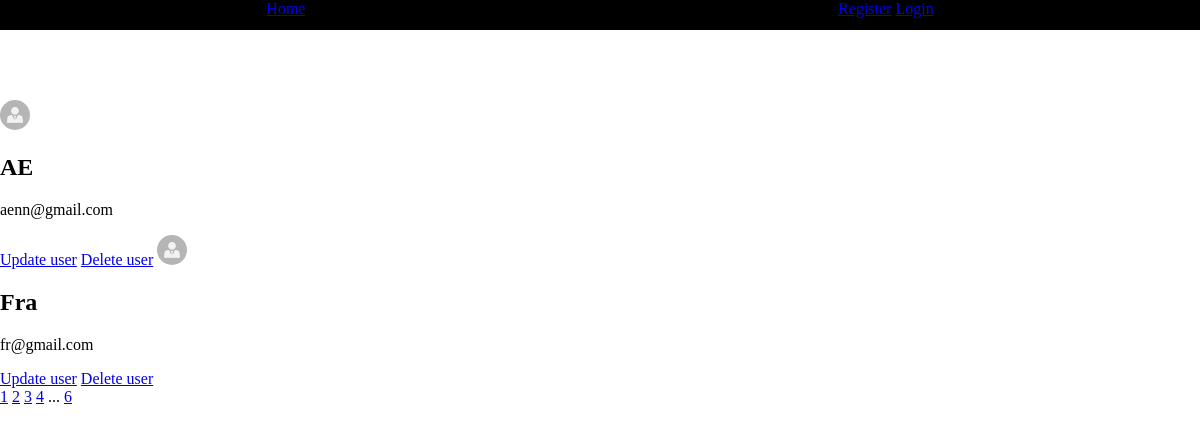
/?page=3, run on the app's committed database.
### app.py (models this page shows, shortened)
class User(db.Model, UserMixin):
    id = db.Column(db.Integer, primary_key=True)
    username = db.Column(db.String(50), nullable=False, unique=True)
    email = db.Column(db.String(120), nullable=False, unique=True)
    password = db.Column(db.String(100), nullable=False)
    image_file = db.Column(db.String(100), nullable=False, default='default.jpg')

### app.py (the view)
@app.route("/")
def home():
    page = request.args.get('page', 1, type=int)
    users = User.query.paginate(page=page, per_page=2)
    return render_template('home.html', users=users)

### templates/home.html
{% extends 'layout.html' %}
{% block content %}
    <div class="the-home">
        {% for user in users.items %}
            <img src="{{ url_for('static', filename='profile_pics/'+ user.image_file) }}" class="pro_image">
            <h2>{{ user.username }}</h2>
            <p>{{ user.email }}</p>
            <a href="{{ url_for('update_user', user_id=user.id) }}">Update user</a>
            <a href="{{ url_for('delete_user', user_id=user.id) }}">Delete user</a>
        {% endfor %}
    </div>
    <div>
        {% for page_num in users.iter_pages(left_edge=1, right_edge=1, left_current=1, right_current=1) %}
            {% if page_num %}
                <a href="{{ url_for('home', page=page_num) }}">{{ page_num }}</a>
            {% else %}
                ...
            {% endif %}
        {% endfor %}
    </div>
{% endblock %}

### static/main.css (style rules this page uses)
body { margin: 0; }
.the-home { margin-top: 100px; }
.pro_image { height: 30px; width: 30px; border-radius: 15px; }

### data on the page
User: image_file (placeholder picture), username "AE", email "aenn@gmail.com"
User: image_file (placeholder picture), username "Fra", email "fr@gmail.com"

### other printed values
{{ page_num }} "1" "2" "3" "4" "6"
